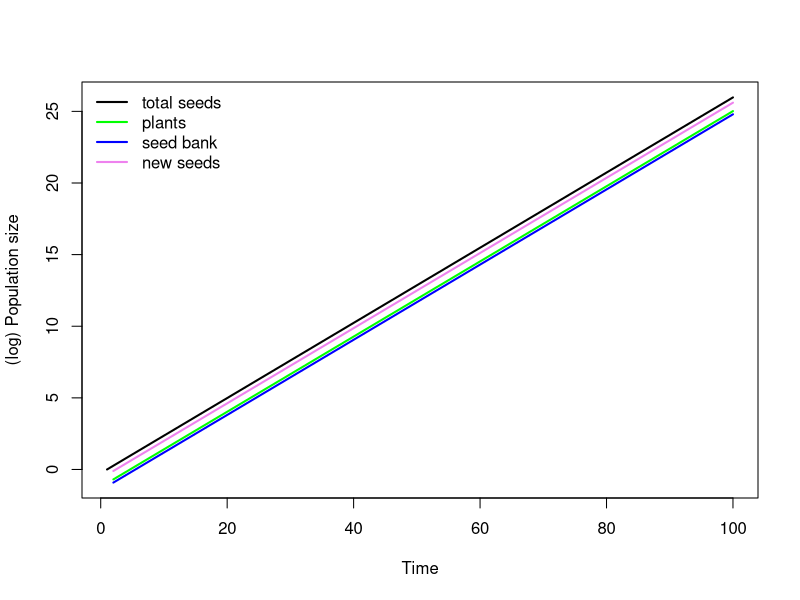
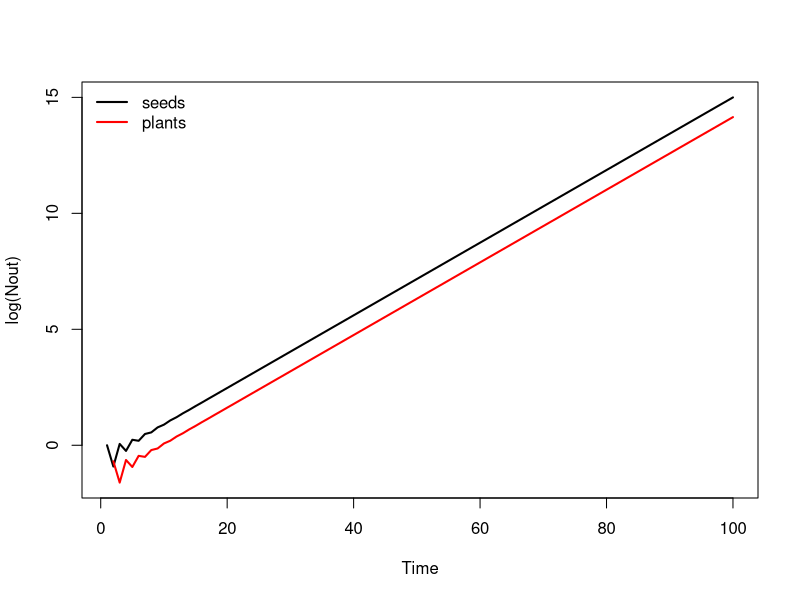

R code for these plots, in order:

# model density independent growth of a population with two stages: seeds and plants

# set your working directory
setwd("G:/My Drive/AdlerLabDocs/PlantPopEcol/code")

### define population growth function-----------------------

DI_SB_growth <- function(N,g,s,fec){
  germinants <- g*N   # number of plants germinating out of the seed bank
  surv_seeds <- N*(1-g)*s  # number of ungerminated seeds that survive
  new_seeds <- fec*germinants  # fecundity (production of new seeds)
  total_seeds <- surv_seeds+new_seeds
  output <- c(total_seeds,germinants,surv_seeds,new_seeds)
  return(output)
}

### set parameters ------------------------------------------

fec_mu <- 1.8      # mean fecundity (must be > 0)
fec_sigma <- 0  # year-to-year standard deviation of fecundity (must be > 0)
g <- 0.5              # germination rate
s <- 0.8              # survival of ungerminated seeds

### set-up simulation ------------------------------------------

timesteps <- 100  # number of time steps to simulate
Nmatrix <- matrix(NA,nrow=timesteps,ncol=4)  # matrix to store population time series
colnames(Nmatrix) <- c("total_seeds","germinants","surv_seeds","new_seeds")
Nmatrix[1,] <- c(1,0,0,0)  # initial population state
fec<- rnorm(timesteps,fec_mu, fec_sigma) # draw fecundities from a distribution
fec[fec<0] <- 0   # set negative fecundities to zero

### run simulation ------------------------------------------

for(i in 2:timesteps){
  Nmatrix[i,] <- DI_SB_growth(Nmatrix[i-1,1],g,s,fec[i])
}

# calculate long-term average population growth rate (geometric mean)
little_r <- mean(log(Nmatrix[2:(nrow(Nmatrix)),1]/Nmatrix[1:(nrow(Nmatrix)-1),1]))
print(paste0("r=",little_r))

# plot
myCols <-c("black","green","blue","violet")
myNames <- c("total seeds","plants","seed bank","new seeds")

# plot on log scale
matplot(log(Nmatrix),type="l",xlab="Time",ylab="(log) Population size",
        lty=1,lwd=2, col=myCols)
legend("topleft",myNames,col=myCols,lty=1,lwd=2, bty="n")

### Rewrite as a matrix population model ---------------------------------

# let's assume a constant environment for now:
fec_sigma <- 0
fec<- fec_mu

# set up the transition matrix and compute matrix entries
A <- matrix(NA,2,2)  # 2 x 2 transition matrix
A[1,1] <- (1-g)*s  # probability that a seed does not germinate and survives
A[2,1] <- g    # probability that a seed germinates, emerges and grows into a plant
A[1,2] <- fec   # fecundity: number of seeds produced by each plant
A[2,2] <- 0   # probability that a plant survives (our annual plant model assumed this was zero)

# set up the simulation
timesteps <- 100  # number of time steps to simulate
Nout <- matrix(NA,timesteps,2)
colnames(Nout) <- c("seeds","plants")
Nout[1,] <- c(1,0)  # initial abundance of seeds and plants in the population

# run simulation
for(i in 2:timesteps){
  Nout[i,] <- A%*%Nout[i-1,]
}

# plot seeds and plants
matplot(log(Nout),type="l", col=c("black","red"),lty=1,lwd=2,xlab="Time")
legend("topleft",c("seeds","plants"),col=c("black","red"),lty=1,lwd=2, bty="n")

### analyze output -------------------------------------------------------

# calculate annual growth rates
r_t <- log(rowSums(Nout)[2:timesteps]) - log(rowSums(Nout)[1:(timesteps-1)])
print(paste0("r=",mean(r_t)))

# simple formula for the log population growth rate in a constant environment (no simulations needed!)
growthrate <- eigen(A)$values[1]
print(paste0("r=",log(growthrate)))

# look at the size distribution over time as the proportion of the population in seed stage
prop_seeds <- Nout[,1]/(rowSums(Nout))

# simpler formula for stable proportion of seeds and plants
Evector<- eigen(A)$vectors[,1]
print(Evector/sum(Evector))

                         
